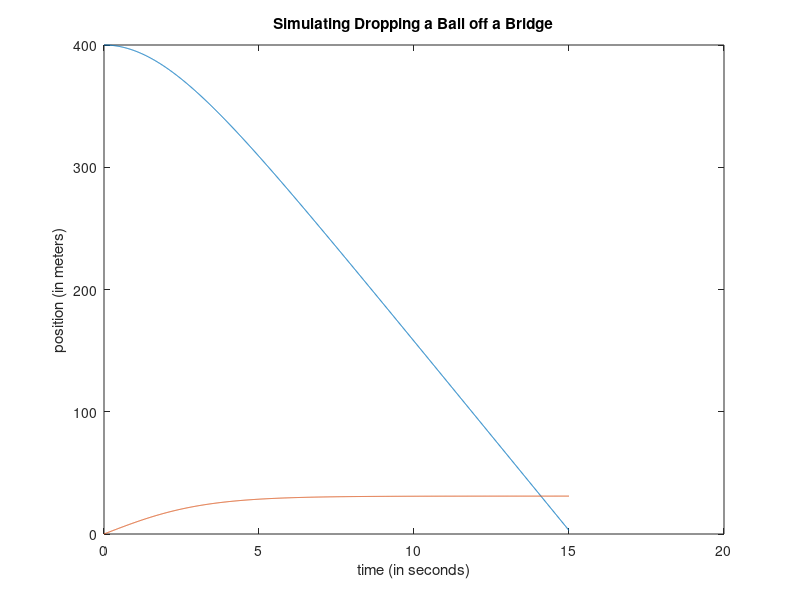

Here is the MATLAB script that generated this plot:
% CS346 Smaller Assignment 2 Exercise 4
% Sophia Szady and MJ Pennington
% November 9th

% Implementing a model of a ball dropped down from the side of a bridge 
% using RK4

mass = 0.5; % initial mass of the ball from the textbook
g = -9.81; % gravitational constant
radius = 0.05; % initial radius of the ball from the textbook
weight = mass*g; % using mass and the gravitational constant to calculate 
%weight
p = pi; % using the built in matlab constant of pi
area = p * radius^2; % area of the ball
init_pos = 400; % initial position from the book in meters
init_vel = 0; % initial velocity from the book in meters/second
init_speed = abs(init_vel); % calculating the speed at the beginning of the
% simulation
init_air_friction = -0.65*area*init_vel*init_speed; % calculating the air
% friction at the beginning of the simulation
simulation_length = 15; % length of simulation in the textbook
time_step = 0.01; % the time between each calculation
num_steps = simulation_length/time_step; % number of times position, speed, 
% and velocity are calculated 

% initializing arrays to store the values at each time step
RK4_velocities = zeros(num_steps,1);
RK4_speeds = zeros(num_steps,1);
RK4_positions = zeros(num_steps,1);

% setting the initial values to be the values from the textbook
RK4_velocities(1) = init_vel;
RK4_positions(1) = init_pos;
RK4_speeds(1) = init_speed;

% anonymous functions to calculate the rate of change of velocity (dvdt)
% and the rate of change of position (dpdt)
dvdt = @(ts,p,v) (weight+ (-0.65*area*v*abs(v)))/mass;
dpdt = @(ts,p,v) v;

% running the simulation for the specified length using RK4
for i = 2:num_steps+1
    % Delta 1 uses euler's method to calculate the change in position and 
    % velocity at the given time step
    delta_velocity1 = dvdt(time_step*(i-1), RK4_positions(i-1), ...
        RK4_velocities(i-1))* time_step; 
    delta_position1 = dpdt(time_step*(i-1), RK4_positions(i-1), ... 
        RK4_velocities(i-1))* time_step; 
    % Delta 2 estimates halfway between the previous time step and the
    % current time step using delta 1
    delta_velocity2 = dvdt(time_step*(i-1)+time_step*0.5, RK4_positions(i-1)+ ...
        delta_position1*0.5, RK4_velocities(i-1)+delta_velocity1*0.5)*time_step;
    delta_position2 = dpdt(time_step*(i-1)+time_step*0.5, RK4_positions(i-1)+ ...
        delta_position1*0.5, RK4_velocities(i-1)+delta_velocity1*0.5)*time_step;
    % Delta 3 estimates halfway between the previous time step and the
    % current time step using delta 2
    delta_velocity3 = dvdt(time_step*(i-1)+time_step*0.5, RK4_positions(i-1)+ ...
        delta_position2*0.5, RK4_velocities(i-1)+delta_velocity2*0.5)*time_step;
    delta_position3 = dpdt(time_step*(i-1)+time_step*0.5, RK4_positions(i-1)+ ...
        delta_position2*0.5, RK4_velocities(i-1)+delta_velocity2*0.5)*time_step;
    % Delta 4 estimates the change in position and velocity using delta 3
    delta_velocity4 = dvdt(time_step*(i-1), RK4_positions(i-1)+ ...
        delta_position3, RK4_velocities(i-1)+delta_velocity3)*time_step;
    delta_position4 = dpdt(time_step*(i-1), RK4_positions(i-1)+ ...
        delta_position3, RK4_velocities(i-1)+delta_velocity3)*time_step;
    % a weighted average is calculated that places more weight on delta 2
    % and delta 3 to calculate the estimated change in velocity and
    % position
    delta_velocity = ((delta_velocity1 + (2*delta_velocity2) + ...
        (2*delta_velocity3) + delta_velocity4)/6);
    delta_position = ((delta_position1 + (2* delta_position2) + ...
        (2*delta_position3) + delta_position4)/6);
    % the estimated change is added to the previous value of velocity and
    % position, the speed is the absolute value of velocity
    RK4_velocities(i) = RK4_velocities(i-1) + delta_velocity;
    RK4_speeds(i) = abs(RK4_velocities(i));
    RK4_positions(i) = RK4_positions(i-1) + delta_position;
end

% plotting the positions and velocities of the simulation
figure
plot(0:time_step:simulation_length, RK4_positions,0:time_step:simulation_length,RK4_speeds)
xlabel("time (in seconds)")
ylabel("position (in meters)")
title("Simulating Dropping a Ball off a Bridge")

